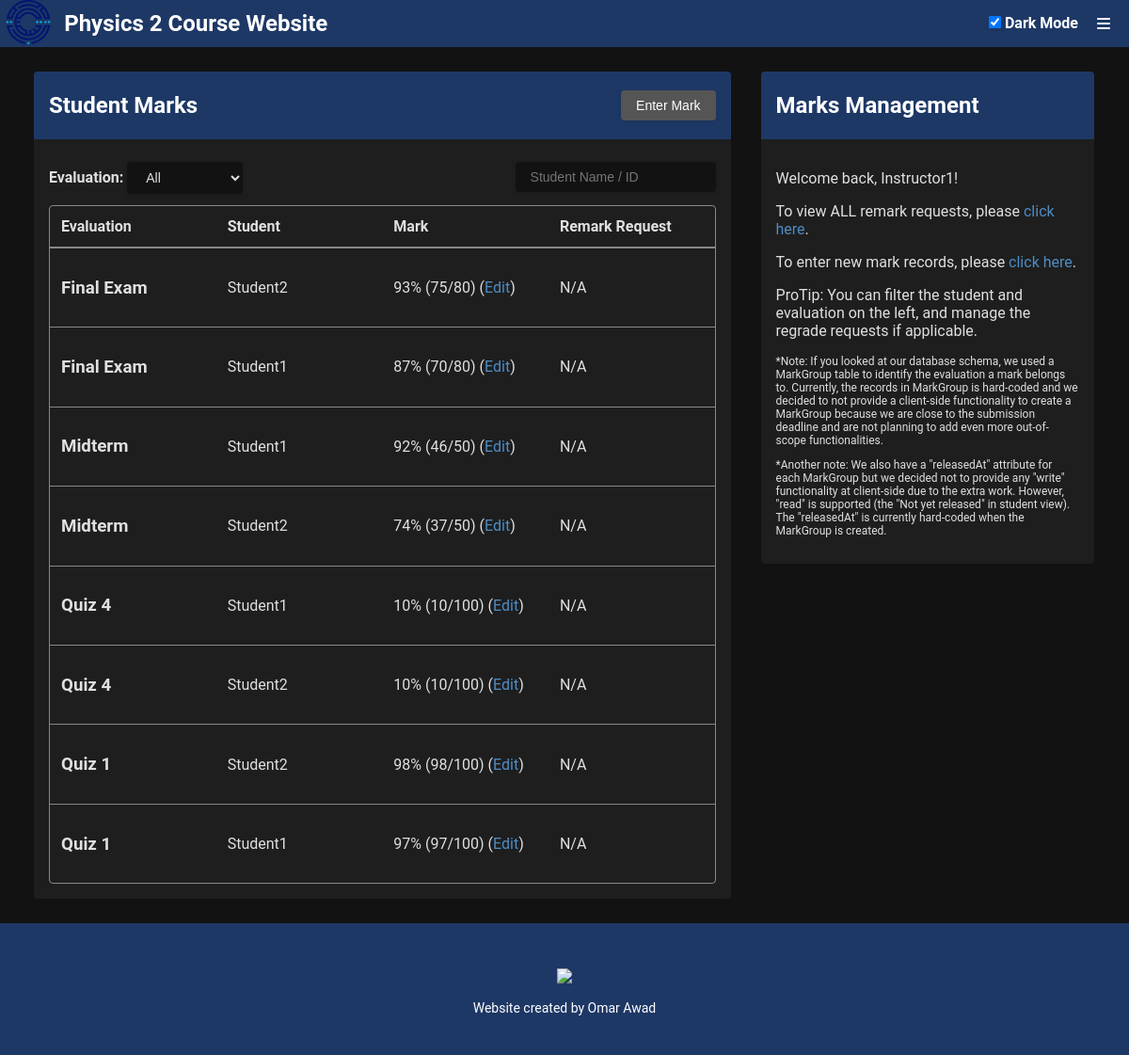
/grades (signed in), run on the app's committed database.
### src/app.py (models this page shows, shortened)
class User(db.Model):
    __tablename__ = 'users'
    userId = db.Column(db.Integer, primary_key=True)
    utorId = db.Column(db.String(16), nullable=False)
    password = db.Column(db.String(255), nullable=False)
    studentId = db.Column(db.Integer, nullable=True)
    displayName = db.Column(db.String(255), nullable=False)
    email = db.Column(db.String(255), nullable=False)
    accountType = db.Column(db.String(3), nullable=False)  # stu|ins
    createdAt = db.Column(db.Integer, nullable=False)
    marks = db.relationship('Mark', backref='user', lazy=True)
    remark_requests = db.relationship('RemarkRequest', backref='user', lazy=True)

class MarkGroup(db.Model):
    __tablename__ = 'markGroups'
    groupId = db.Column(db.Integer, primary_key=True)
    title = db.Column(db.String(255), nullable=False)
    maxGrade = db.Column(db.Integer, nullable=False)
    createdAt = db.Column(db.Integer, nullable=False)
    releasedAt = db.Column(db.Integer, nullable=False)
    marks = db.relationship('Mark', backref='mark_group', lazy=True)
    remark_requests = db.relationship('RemarkRequest', backref='mark_group', lazy=True)

class Mark(db.Model):
    __tablename__ = 'marks'
    markId = db.Column(db.Integer, primary_key=True)
    userId = db.Column(db.Integer, db.ForeignKey('users.userId', ondelete='CASCADE'), nullable=False)
    markGroupId = db.Column(db.Integer, db.ForeignKey('markGroups.groupId', ondelete='CASCADE'), nullable=False)
    grade = db.Column(db.Integer, nullable=False)
    updatedAt = db.Column(db.Integer, nullable=False)
    remark_requests = db.relationship('RemarkRequest', backref='mark', lazy=True)

### src/app.py (the view)
@app.route('/grades')
def grades():
    if 'userId' not in session:
        return redirect(url_for('login', message="Please login to access the grades."))
    current_user_id = session.get('userId')
    current_time = int(time.time())
    if session.get('userInfo', {}).get('accountType') == 'stu':
        student_marks = db.session.query(Mark, MarkGroup, RemarkRequest)\
                            .join(MarkGroup, Mark.markGroupId == MarkGroup.groupId)\
                            .outerjoin(RemarkRequest, Mark.markId == RemarkRequest.markId)\
                            .filter(Mark.userId == current_user_id)\
                            .all()
        return render_template('grades_student.html', student_marks = student_marks, current_time = current_time)
    elif session.get('userInfo', {}).get('accountType') == 'ins':
        all_mark_groups = MarkGroup.query.all()
        all_students = User.query.filter_by(accountType='stu').all()
        instructor_marks = db.session.query(User, MarkGroup, Mark, RemarkRequest)\
                                .join(Mark, User.userId == Mark.userId)\
                                .join(MarkGroup, Mark.markGroupId == MarkGroup.groupId)\
                                .outerjoin(RemarkRequest, Mark.markId == RemarkRequest.markId)\
                                .filter(MarkGroup.groupId.in_(
                                    db.session.query(MarkGroup.groupId)
                                ))\
                                .order_by(MarkGroup.groupId.desc(), Mark.grade.desc())\
                                .all()
        return render_template('grades_instructor.html', instructor_marks = instructor_marks, all_mark_groups = all_mark_groups, all_students = all_students,  current_time = current_time)

### src/templates/grades_instructor.html (shortened to what this page needs)
{% extends 'base.html' %}
{% from 'components/modal_manage_regrade_request.html' import modal_manage_regrade_request %}
{% from 'components/modal_edit_mark.html' import modal_edit_mark %}
{% from 'components/modal_enter_mark.html' import modal_enter_mark %}
{% block content %}
<div class="main-container flex-container">
    <div class="flex-left">
        <div class="container">
            <div class="container-header space-between">
                <h2>Student Marks</h2>
                <button class="enter-mark-button button-secondary">Enter Mark</button>
            </div>
            <div class="container-content">
                <div style="display:flex;justify-content:space-between;">
                    <div>
                        <label for="mark-group-id">Evaluation:</label>
                        <select id="mark-group-id" name="mark-group-id">
                            <option value="-1" selected>All</option>
                        </select>
                    </div>
                    <div>
                        <input id="filter-student" type="text" name="filter-student" placeholder="Student Name / ID">
                    </div>
                </div>
                <div class="grades-table" id="grades-table">
                    <div class="table-header">
                        <div class="header-cell">Evaluation</div>
                        <div class="header-cell">Student</div>
                        <div class="header-cell">Mark</div>
                        <div class="header-cell">Remark Request</div>
                    </div>
                    {% for mark in instructor_marks %}
                    <div class="table-row mark-row" data-mark-id="{{ mark[2].markId }}"
                        data-mark-group-id="{{ mark[1].groupId }}" data-student-name="{{ mark[0].displayName }}"
                        data-student-id="{{ mark[0].studentId }}">
                        <div class="table-cell">
                            <h3>{{ mark[1].title }}</h3>
                        </div>
                        <div class="table-cell">
                            <p>{{ mark[0].displayName }}</p>
                        </div>
                        <div class="table-cell">
                            <p>
                                <span class="grade" data-mark-id="{{ mark[2].markId }}">{{mark[2].grade * 100 //
                                    mark[1].maxGrade}}% ({{ mark[2].grade }}/{{ mark[1].maxGrade }})</span>
                                (<a class="edit-mark-button" href="#" data-mark-id="{{ mark[2].markId }}"
                                    data-student-name="{{ mark[0].displayName }}"
                                    data-evaluation-title="{{ mark[1].title }}" data-grade="{{ mark[2].grade }}"
                                    data-max-grade="{{ mark[1].maxGrade }}">Edit</a>)
                            </p>
                        </div>
                        <div class="table-cell">
                            {% if mark[3] %}
                            <p>
                                <span data-request-id="{{ mark[3].requestId }}">{{ mark[3].status }}</span>
                                (<a class="view-remark-request-button" href="#" data-mark-id="{{ mark[2].markId }}"
                                    data-request-id="{{ mark[3].requestId }}"
                                    data-student-name="{{ mark[0].displayName }}"
                                    data-evaluation-title="{{ mark[1].title }}" data-grade="{{ mark[2].grade }}"
                                    data-max-grade="{{ mark[1].maxGrade }}" data-reason="{{ mark[3].reason }}"
                                    data-status="{{ mark[3].status }}">View</a>)
                            </p>
                            {% else %}
                            <p>N/A</p>
                            {% endif %}
                        </div>
                    </div>
                    {% endfor %}
                </div>
            </div>
        </div>
    </div>
    <div class="flex-right">
        <div class="container">
            <div class="container-header">
                <h2>Marks Management</h2>
            </div>
            <div class="container-content">
                <p>Welcome back, {{ session['userInfo']['displayName'] }}!</p>
                <p>To view ALL remark requests, please <a href="/grades/remark">click here</a>.</p>
                <p>To enter new mark records, please <a href="#" class="enter-mark-button">click here</a>.</p>
                <p>ProTip: You can filter the student and evaluation on the left, and manage the regrade requests if
                    applicable.</p>
                <p style="font-size:12px;margin-top:8px;">*Note: If you looked at our database schema, we used a MarkGroup table to identify the evaluation a mark belongs to. Currently, the records in MarkGroup is hard-coded and we decided to not provide a client-side functionality to create a MarkGroup because we are close to the submission deadline and are not planning to add even more out-of-scope functionalities.</p>
                <p style="font-size:12px;margin-top:8px;">*Another note: We also have a "releasedAt" attribute for each MarkGroup but we decided not to provide any "write" functionality at client-side due to the extra work. However, "read" is supported (the "Not yet released" in student view). The "releasedAt" is currently hard-coded when the MarkGroup is created.</p>
            </div>
        </div>
    </div>
</div>
{% endblock %}

### src/templates/base.html (shortened to what this page needs)
<!DOCTYPE html>
<html>
<head>
    <link rel="stylesheet" type="text/css" href="{{ url_for('static', filename='css/styles.css') }}">
    <link rel="stylesheet" type="text/css"
        href="https://cdnjs.cloudflare.com/ajax/libs/font-awesome/6.7.2/css/all.min.css">
</head>
<body>
    <header>
        <div class="header-title">
            <img src="{{ url_for('static', filename='images/psut.ico')}}" alt="psut">
            <h1><a href="/">Physics 2 Course Website</a></h1>
        </div>
        <div class="header-control">
            <div class="theme-toggle">
                <label for="theme-toggle">
                    <input type="checkbox" id="theme-toggle">
                    Dark Mode
                </label>
            </div>
            <div>
                <nav class="menu">
                    <a class="menu-control-button" href="#"><i class="fa-solid fa-bars"></i></a>
                </nav>
            </div>
        </div>
    </header>
    {% block content %}{% endblock %}
    <footer>
      <a rel="noreferrer" target="_blank" href="https://psut.edu.jo/">
            <img
                src="https://external-content.duckduckgo.com/iu/?u=https%3A%2F%2Fportal.psut.edu.jo%2FImages%2FLogoVcampus.png&f=1&nofb=1&ipt=f32aa0443d5b7cdaf8bda8209280cb6f4e5e0484cef4dfcaf0df4486df5599dc?format=1500w" />
        </a>
        <p>Website created by Omar Awad</p>
    </footer>
</body>
</html>
</html>

### src/static/css/styles.css (style rules this page uses)
:root { --body-background: #ECF0F3; --body-color: #0d0d0d; --container-background: white; --dropdown-hover-color: #0d0d0d; --dropdown-hover-background: #f0f0f0; }
[data-theme="dark"] { --body-background: #121212; --body-color: #e0e0e0; --container-background: #1e1e1e; --dropdown-hover-color: #e0e0e0; --dropdown-hover-background: #333; }
body { font-family: 'Roboto', sans-serif; padding: 0; margin: 0; background-color: var(--body-background); color: var(--body-color); }
a { text-decoration: none; color: #4e8dc5; }
header { position: fixed; top: 0; left: 0; width: 100%; height: 50px; z-index: 999; background-color: #1E3866; color: white; display: flex; justify-content: space-between; align-items: center; }
header a { color: white; }
.header-title { height: 50px; display: flex; align-items: center; gap: 8px; }
.header-control { display: flex; align-items: center; }
header img { height: 50px; }
header h1 { font-size: 24px; }
footer { width: calc(100% - 20px); height: 120px; padding: 10px; background-color: #1E3866; color: white; display: flex; flex-direction: column; align-items: center; justify-content: center; }
footer img { margin-top: 20px; width: 300px; }
footer a { color: white; }
footer p { font-size: 14px; }
.theme-toggle { user-select: none; }
.menu { display: block; position: relative; margin-left: 10px; margin-right: 10px; }
.menu-control-button { color: white; margin-left: 10px; margin-right: 10px; }
.main-container { margin-top: 50px; padding: 10px 20px; color: #fae3e3; min-height: calc(100vh - 200px); }
.flex-container { display: flex; }
.flex-left { width: 66.6%; }
.flex-right { width: 33.3%; }
.container { margin: 16px; border-radius: 4px; animation: floatUp 0.8s ease-out forwards; opacity: 0; overflow: auto; background-color: var(--container-background); color: var(--body-color); }
.space-between { display: flex; justify-content: space-between; align-items: center; }
.container-header { background-color: #1E3866; color: white; padding: 2px 16px; }
.container-content { padding: 16px; }
button { border-radius: 4px; padding: 8px 16px; font-size: 14px; border: none; box-shadow: 0 2px 5px rgba(0, 0, 0, 0.1); background-color: #1E3866; color: white; cursor: pointer; }
.button-secondary { background-color: #555; color: white; }
input, select, textarea { border-radius: 4px; padding: 8px 16px; font-size: 14px; border: none; box-shadow: 0 2px 5px rgba(0, 0, 0, 0.1); margin: 8px 0 12px 0; color: var(--body-color); background-color: var(--body-background); }
label { font-weight: bold; }
.grades-table { display: flex; flex-direction: column; border: 1px solid #888; border-radius: 4px; overflow: scroll; }
.table-header { display: flex; font-weight: bold; border-bottom: 2px solid #888; }
.table-row { display: flex; border-bottom: 1px solid #888; }
.table-row:last-child { border-bottom: none; }
.header-cell, .table-cell { flex: 1; padding: 12px; display: flex; align-items: center; }

### data on the page
User: title "Final Exam", displayName "Student2", maxGrade "93", grade "75", maxGrade "80", title "Midterm", maxGrade "74", grade "37", maxGrade "50", title "Quiz 4", maxGrade "10", grade "10", maxGrade "100", title "Quiz 1", maxGrade "98", grade "98"
User: title "Final Exam", displayName "Student1", maxGrade "87", grade "70", maxGrade "80", title "Midterm", maxGrade "92", grade "46", maxGrade "50", title "Quiz 4", maxGrade "10", grade "10", maxGrade "100", title "Quiz 1", maxGrade "97", grade "97"

### other printed values
{{ session['userInfo']['displayName'] }} "Instructor1"
